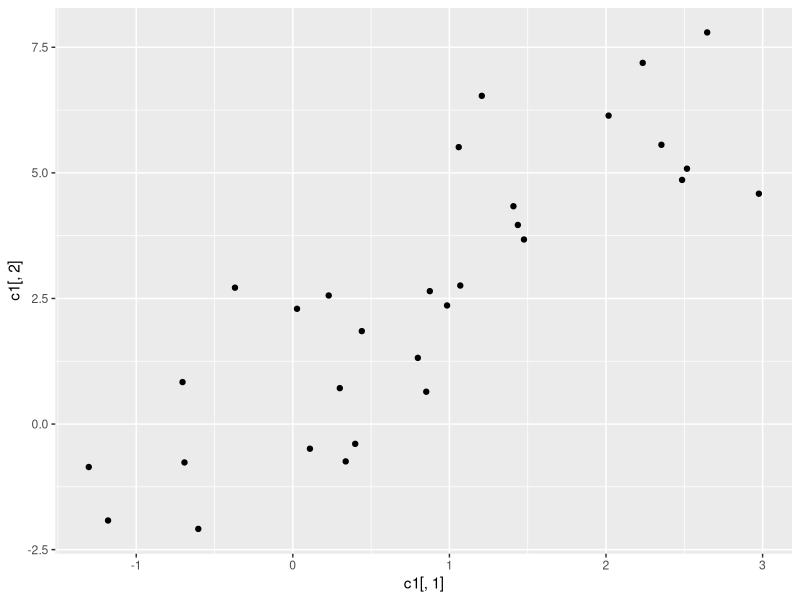
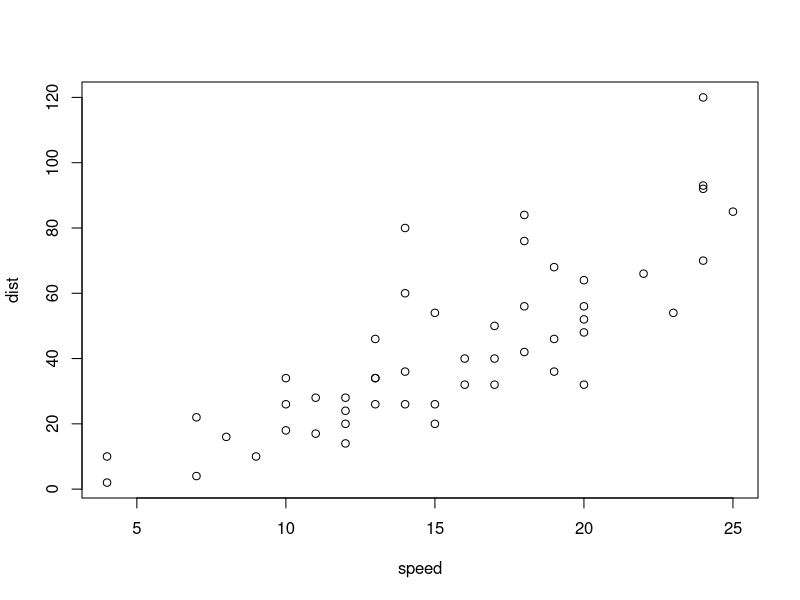
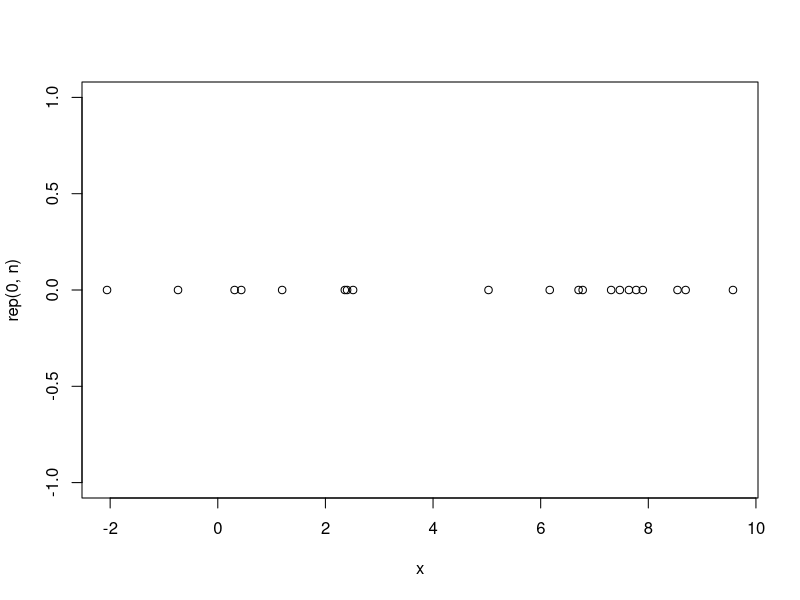

Write the R code that produced these figures, in order.
## ---- chunk 1
library(MASS)
library(ggplot2)
## ---- chunk 2
sigma1 <- matrix(c(1,2,2,6),2)
lam <- eigen(sigma1,T)
c1 <- mvrnorm(30,c(1,3), sigma1)
qplot(c1[,1],c1[,2])
## ---- chunk 3
plot(cars)
## ---- chunk 4


# each y (cluster) has a mu and sigma2 according to the value of y
# assume 2 clusters
mu <- c(1,8)
sig <- c(1,1)
n <- 20

# random labeling
Y <- c(1,2) # set of labels
Pi <- c(.5,.5)
y <- sample(Y,n,T,Pi)
#generate appropriate x samples from label
x <- rep(0,n)
for(i in seq(n)){
  x[i] <- rnorm(1,mu[y[i]],sig[y[i]])
}
#plot of x
plot(x,rep(0,n))

# density of each data point
fxyi <- function(xi,yi){
  fxy <- Pi[yi]*dnorm(xi,mu[yi],sig[yi])
  return(fxy)
}

xy <- matrix(c(x,y),nrow = n)

# output of fxyi
z <- numeric(n)
z <- for(i in 1:n){
  z[i] <- fxyi(x[i], y[i])
}

fxy <- prod(z)
